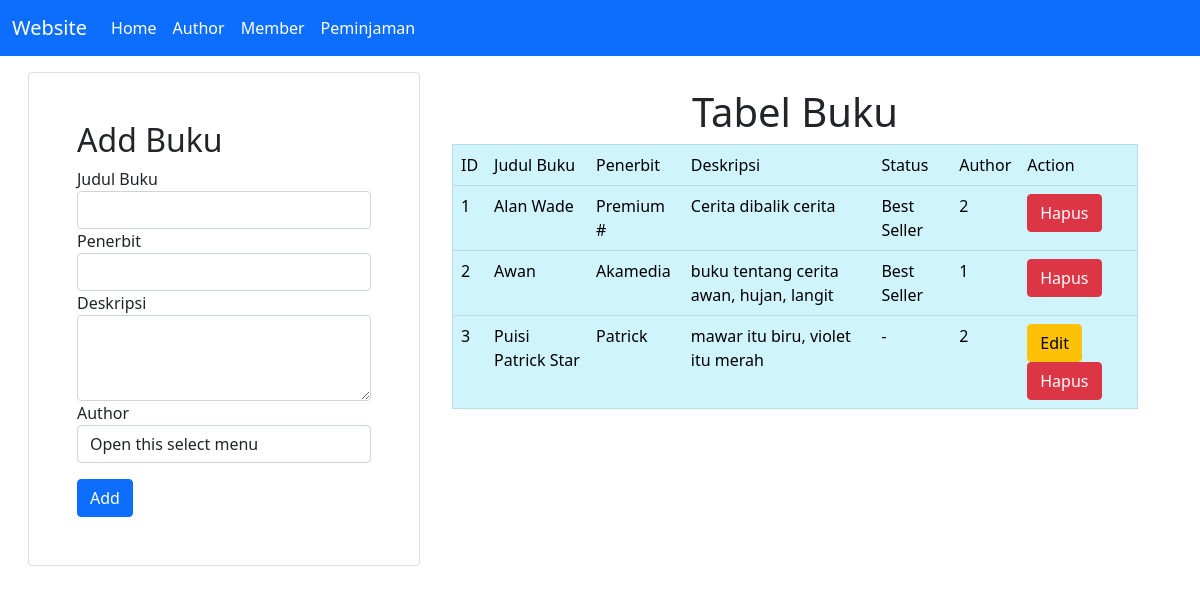
Before: / with the older database file.
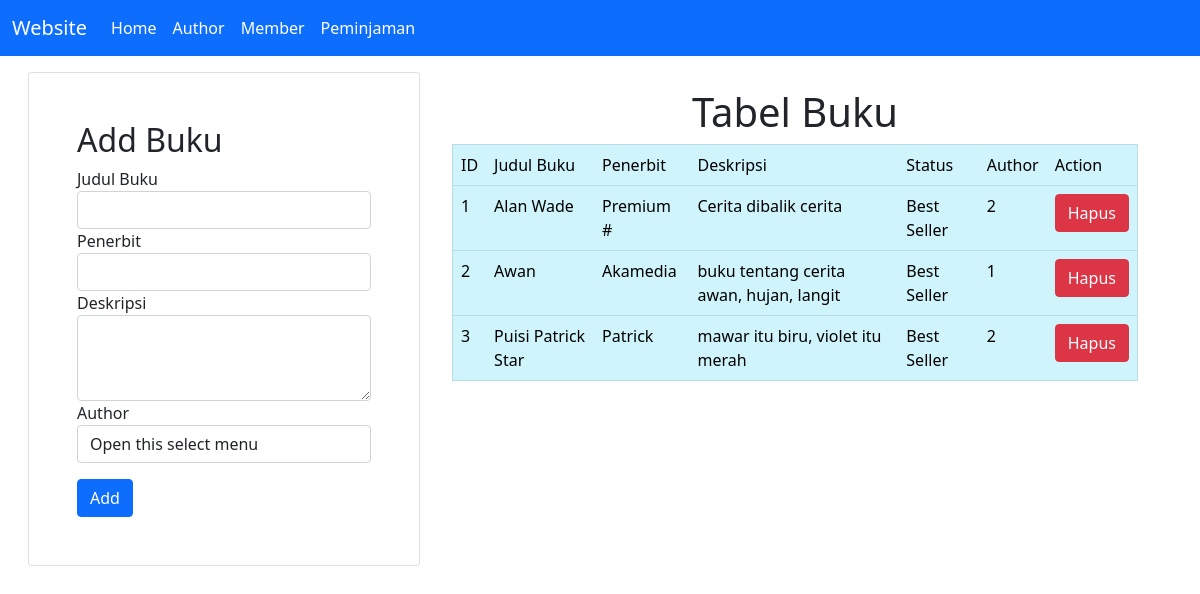
After: the same page with the newer database file.
### tables this page shows
CREATE TABLE `buku` (
  `id_buku` int(11) NOT NULL,
  `judul_buku` varchar(100) NOT NULL,
  `penerbit` varchar(100) NOT NULL,
  `deskripsi` text NOT NULL,
  `status` varchar(50) NOT NULL,
  `id_author` int(11) NOT NULL
);

### conf.php (called while the page is built)
<?php
$db_host = "localhost";
$db_user = "root";
$db_pass = "";
$db_name = "db_perpustakaan";
?>

### includes/DB.class.php (called while the page is built, shortened)
<?php
class DB
{
    var $db_host = "";
    var $db_user = "";
    var $db_pass = "";
    var $db_name = "";
    var $db_link = "";
    var $result = 0;
    function DB($db_host = '', $db_user = '', $db_pass = '', $db_name = '')
    {
        $this->db_host = $db_host;
        $this->db_user = $db_user;
        $this->db_pass = $db_pass;
        $this->db_name = $db_name;
    }
    function open()
    {
        $this->db_link = mysqli_connect($this->db_host, $this->db_user, $this->db_pass, $this->db_name);
    }
    function execute($query = "")
    {
        $this->result = mysqli_query($this->db_link, $query);
        return $this->result;
    }
    function getResult()
    {
        return mysqli_fetch_array($this->result);
    }
}
?>

### includes/Buku.class.php (called while the page is built, shortened)
<?php
class Buku extends DB
{
    function getBuku($id = "")
    {
        if($id == ""){
            $query = "SELECT * FROM buku";
            return $this->execute($query);
        }
        $query = "SELECT * FROM buku WHERE id_buku=$id";
        return $this->execute($query);
    }
}
?>

### index.php (the view, shortened to what this page needs)
<?php
include("conf.php");
include("includes/DB.class.php");
include("includes/Buku.class.php");
$buku = new Buku($db_host, $db_user, $db_pass, $db_name);
$buku->open();
$buku->getBuku();
$status = false;
$data = null;
$no = 1;
while (list($id, $judul, $penerbit, $deskripsi, $status, $id_author) = $buku->getResult()) {
    if ($status == "Best Seller") {
        $data .= "<tr>
            <td>" . $no++ . "</td>
            <td>" . $judul . "</td>
            <td>" . $penerbit . "</td>
            <td>" . $deskripsi . "</td>
            <td>" . $status . "</td>
            <td>" . $id_author . "</td>
            <td>
            <a href='index.php?id_hapus=" . $id . "' class='btn btn-danger' '>Hapus</a>
            </td>
            </tr>";
    }
    else {
        $data .= "<tr>
            <td>" . $no++ . "</td>
            <td>" . $judul . "</td>
            <td>" . $penerbit . "</td>
            <td>" . $deskripsi . "</td>
            <td>" . $status . "</td>
            <td>" . $id_author . "</td>
            <td>
            <a href='index.php?id_edit=" . $id .  "' class='btn btn-warning' '>Edit</a>
            <a href='index.php?id_hapus=" . $id . "' class='btn btn-danger' '>Hapus</a>
            </td>
            </tr>";
    }
}

Changed rows visible on the page:
changed buku "Puisi Patrick Star": status "-" → "Best Seller"
